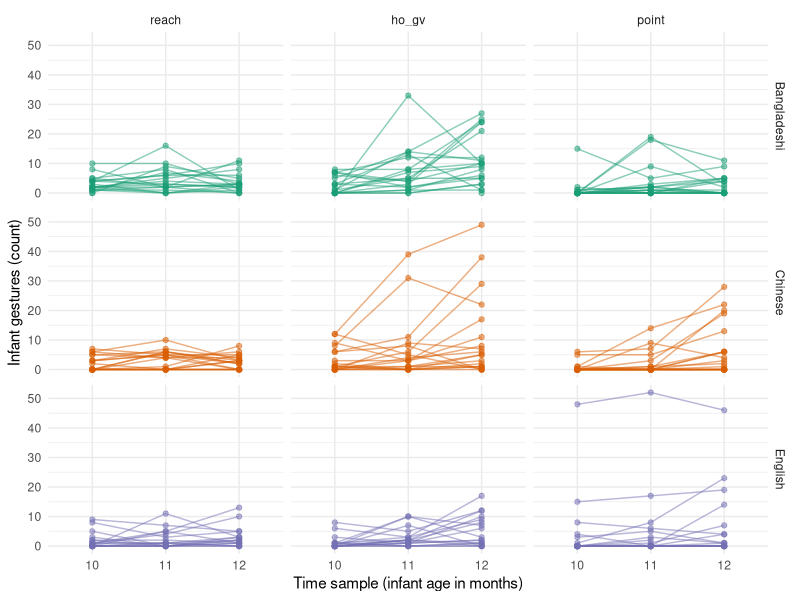
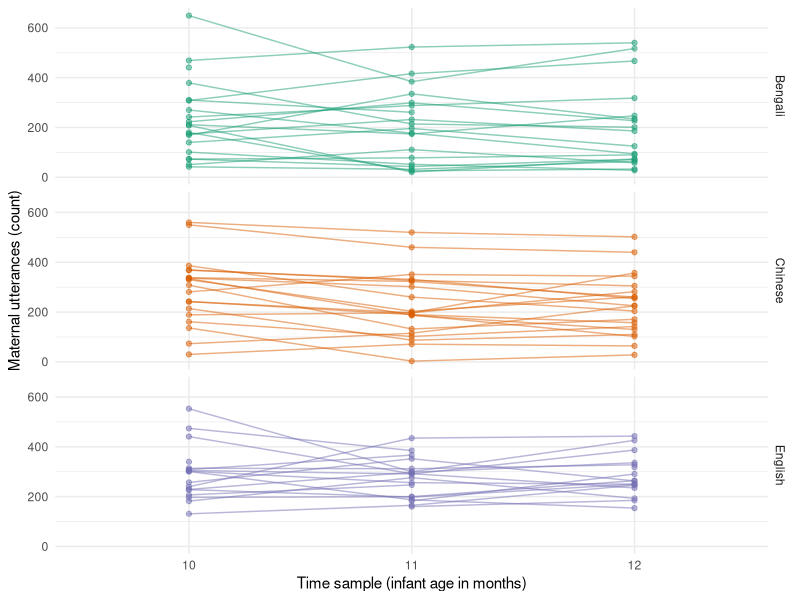
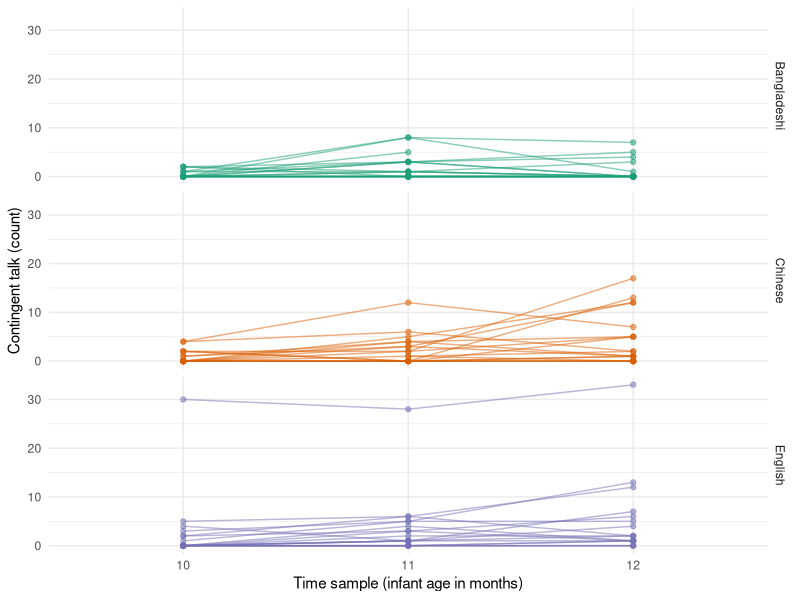
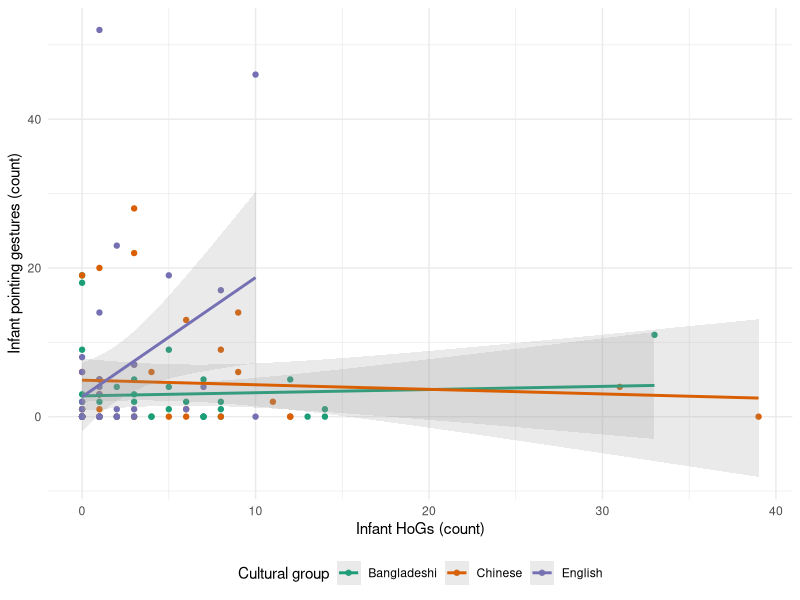
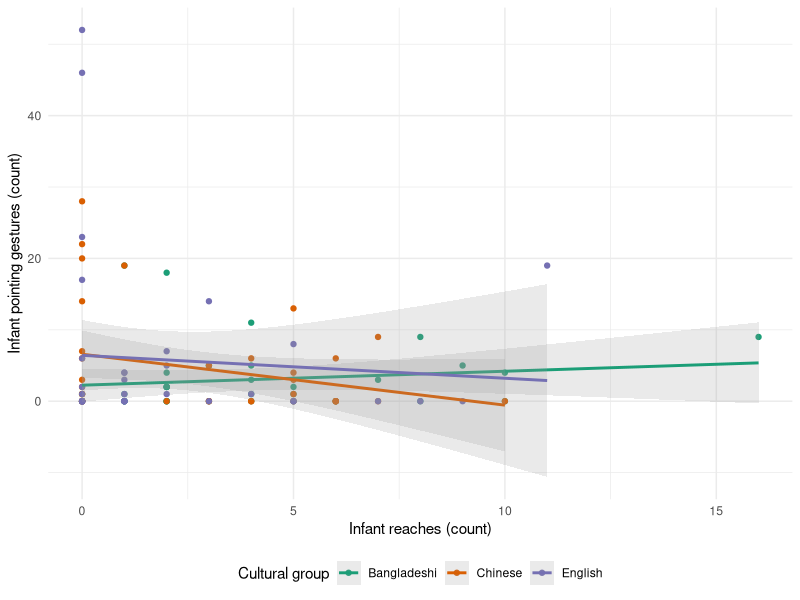
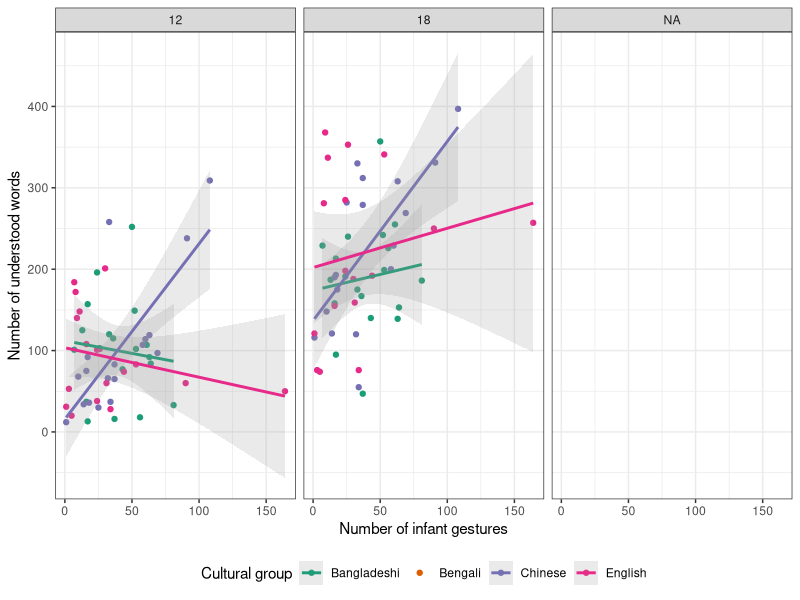
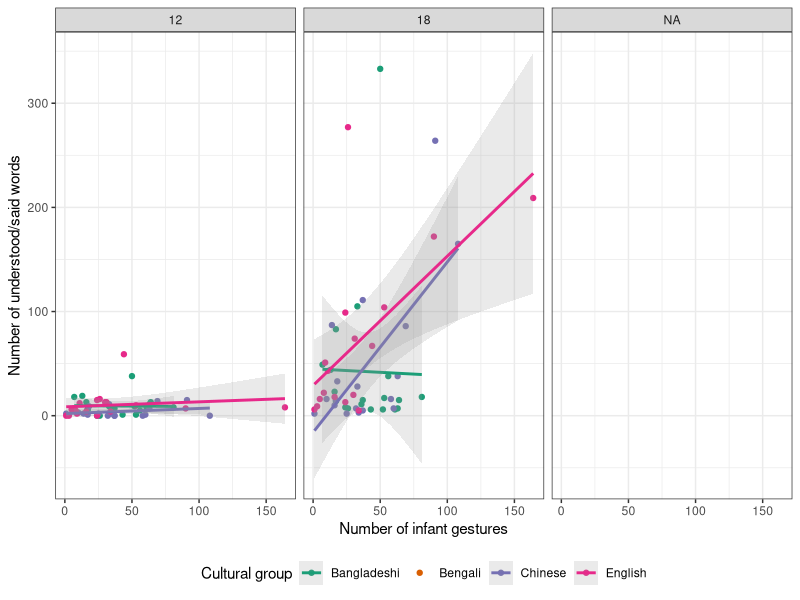
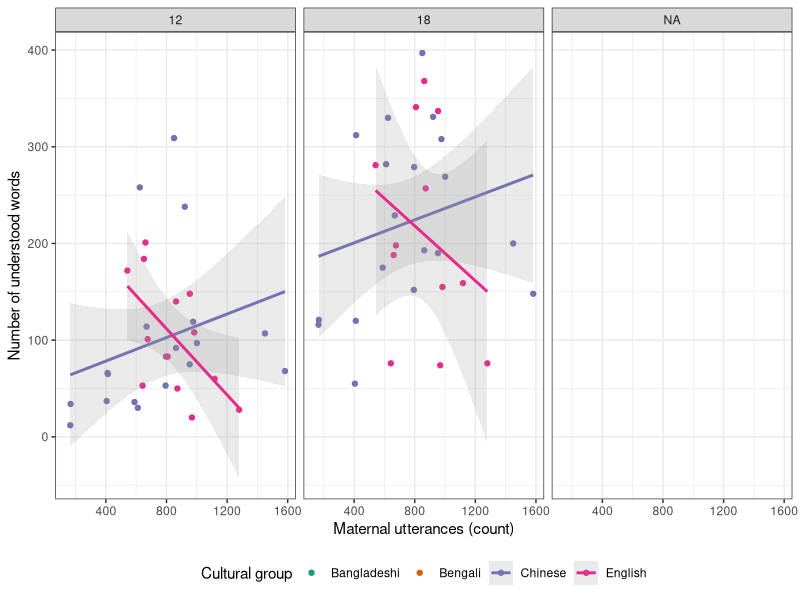

Write R code to recreate these figures, in order.
## ---- chunk 1
knitr::opts_chunk$set(echo = TRUE)
knitr::opts_knit$set(root.dir = normalizePath("../../"))
library(tidyverse)
theme_set(theme_minimal())

img_path <- "./manuscript/figures/img"
## ---- chunk 2
gestures <- read_csv("./data/gestures.csv")

gestures_tot <- gestures %>%
  group_by(dyad, background, months, gesture) %>%
  summarise(
    count = sum(count),
    ct = sum(ct)
  ) %>%
  ungroup() %>%
  mutate(
    gesture = factor(gesture, levels = c("reach", "ho_gv", "point"))
  ) %>%
  mutate_if(is.character, as.factor) %>%
  mutate(
    back_o = ordered(background, levels = c("English", "Bangladeshi", "Chinese"))
  )

contrasts(gestures_tot$back_o) <- "contr.treatment"

utterances <- read_csv("./data/utterances.csv")

# NAs not removed in sum()
utterances_tot <- utterances %>%
  group_by(dyad, background, months) %>%
  summarise(
    utterances = sum(utterances)
  ) %>%
  ungroup() %>%
  mutate_if(is.character, as.factor) %>%
  mutate(
    back_o = ordered(background, levels = c("English", "Bangladeshi", "Chinese"))
  )

contrasts(utterances_tot$back_o) <- "contr.treatment"

hg_tot <- filter(gestures_tot, gesture == "ho_gv")
reach_tot <- filter(gestures_tot, gesture == "reach")
point_tot <- filter(gestures_tot, gesture == "point")
all_tot <- gestures_tot %>%
  group_by(dyad, background, back_o, months) %>%
  summarise(count = sum(count), ct = sum(ct))

hg_point_lead <- gestures_tot %>%
  dplyr::select(-ct) %>%
  spread(gesture, count) %>%
  dplyr::select(-reach) %>%
  group_by(dyad) %>%
  mutate(
    lead_point = lead(point)
  ) %>%
  filter(months != 12)

reach_point_lead <- gestures_tot %>%
  dplyr::select(-ct) %>%
  spread(gesture, count) %>%
  dplyr::select(-ho_gv) %>%
  group_by(dyad) %>%
  mutate(
    lead_point = lead(point)
  ) %>%
  filter(months != 12)

reach_point_lead <- gestures_tot %>%
  dplyr::select(-ct) %>%
  spread(gesture, count) %>%
  dplyr::select(-ho_gv) %>%
  group_by(dyad) %>%
  mutate(
    lead_point = lead(point)
  ) %>%
  filter(months != 12)

ct_point_lead <- gestures_tot %>%
  filter(gesture == "point") %>%
  dplyr::select(-gesture) %>%
  rename(point = count) %>%
  group_by(dyad) %>%
  mutate(
    lead_point = lead(point)
  ) %>%
  filter(months != 12)

utter_point_lead <- gestures_tot %>%
  filter(gesture == "point") %>%
  right_join(y = utterances_tot) %>%
  group_by(dyad) %>%
  mutate(
    lead_point = lead(count)
  ) %>%
  filter(months != 12)

pointing <- gestures_tot %>%
  dplyr::select(-ct) %>%
  spread(gesture, count)

vocab_gest <- gestures_tot %>%
  group_by(dyad, background) %>%
  summarise(count_tot = sum(count), ct_tot = sum(ct))

vocab_utt <- utterances_tot %>%
  group_by(dyad, background) %>%
  summarise(utt_tot = sum(utterances))

vocab <- read_csv("./data/vocab.csv") %>%
  full_join(y = vocab_gest) %>%
  full_join(y = vocab_utt) %>%
  arrange(dyad, months) %>%
  mutate_if(is.character, as.factor)
## ---- chunk 3
gestures_tot %>%
  ggplot(aes(as.factor(months), count, colour = background)) +
  geom_point(alpha = 0.5) +
  geom_line(aes(group = dyad), alpha = 0.5) +
  facet_grid(vars(background), vars(gesture)) +
  scale_color_brewer(type = "qual", palette = "Dark2") +
  labs(
    x = "Time sample (infant age in months)",
    y = "Infant gestures (count)"
  ) +
  theme(legend.position = "none")

ggsave("gest-slope.jpg", path = img_path, width = 6, height = 5)
## ---- chunk 4
utterances_tot %>%
  ggplot(aes(as.factor(months), utterances, colour = background)) +
  geom_point(alpha = 0.5) +
  geom_line(aes(group = dyad), alpha = 0.5) +
  facet_grid(background ~ .) +
  scale_color_brewer(type = "qual", palette = "Dark2") +
  labs(
    x = "Time sample (infant age in months)",
    y = "Maternal utterances (count)"
  ) +
  theme(legend.position = "none")

ggsave("utter-slope.jpg", path = img_path, width = 6, height = 5)
## ---- chunk 5
all_tot %>%
  ggplot(aes(as.factor(months), ct, colour = background)) +
  geom_point(alpha = 0.5) +
  geom_line(aes(group = dyad), alpha = 0.5) +
  facet_grid(background ~ .) +
  scale_color_brewer(type = "qual", palette = "Dark2") +
  labs(
    x = "Time sample (infant age in months)",
    y = "Contingent talk (count)"
  ) +
  theme(legend.position = "none")

ggsave("ct-slope.jpg", path = img_path, width = 6, height = 5)
## ---- chunk 6
hg_point_lead %>%
  ggplot(aes(ho_gv, lead_point, colour = background)) +
  geom_point() +
  geom_smooth(method = "lm", alpha = 0.2) +
  labs(
    x = "Infant HoGs (count)",
    y = "Infant pointing gestures (count)"
  ) +
  scale_color_brewer(type = "qual", palette = "Dark2", name = "Cultural group") +
  theme(legend.position = "bottom")

ggsave("hg-point-lead.jpg", path = img_path, width = 6, height = 5)
## ---- chunk 7
reach_point_lead %>%
  ggplot(aes(reach, lead_point, colour = background)) +
  geom_point() +
  geom_smooth(method = "lm", alpha = 0.2) +
  labs(
    x = "Infant reaches (count)",
    y = "Infant pointing gestures (count)"
  ) +
  scale_color_brewer(type = "qual", palette = "Dark2", name = "Cultural group") +
  theme(legend.position = "bottom")

ggsave("reach-point-lead.jpg", path = img_path, width = 6, height = 5)
## ---- chunk 8
vocab %>%
  ggplot(aes(count_tot, understand, colour = background)) +
  geom_point() +
  geom_smooth(method = "lm", alpha = 0.2) +
  facet_grid(~ months) +
  scale_color_brewer(type = "qual", palette = "Dark2", name = "Cultural group") +
  labs(
    x = "Number of infant gestures",
    y = "Number of understood words"
  ) +
  theme_bw() +
  theme(legend.position = "bottom")

ggsave("compr-gest.jpg", path = img_path, width = 6, height = 5)
## ---- chunk 9
vocab %>%
  ggplot(aes(count_tot, und_say, colour = background)) +
  geom_point() +
  geom_smooth(method = "lm", alpha = 0.2) +
  facet_grid(~ months) +
  scale_color_brewer(type = "qual", palette = "Dark2", name = "Cultural group") +
  labs(
    x = "Number of infant gestures",
    y = "Number of understood/said words"
  ) +
  theme_bw() +
  theme(legend.position = "bottom")

ggsave("prod-gest.jpg", path = img_path, width = 6, height = 5)
## ---- chunk 10
vocab %>%
  ggplot(aes(utt_tot, understand, colour = background)) +
  geom_point() +
  geom_smooth(method = "lm", alpha = 0.2) +
  facet_grid(~ months) +
  scale_color_brewer(type = "qual", palette = "Dark2", name = "Cultural group") +
  labs(
    x = "Maternal utterances (count)",
    y = "Number of understood words"
  ) +
  theme_bw() +
  theme(legend.position = "bottom")

ggsave("compr-utter.jpg", path = img_path, width = 6, height = 5)
## ---- chunk 11
vocab %>%
  ggplot(aes(utt_tot, und_say, colour = background)) +
  geom_point() +
  geom_smooth(method = "lm", alpha = 0.2) +
  facet_grid(~ months) +
  scale_color_brewer(type = "qual", palette = "Dark2", name = "Cultural group") +
  labs(
    x = "Maternal utterances (count)",
    y = "Number of understood/said words"
  ) +
  theme_bw() +
  theme(legend.position = "bottom")

ggsave("prod-utter.jpg", path = img_path, width = 6, height = 5)
## ---- chunk 12
vocab %>%
  filter(ct_tot < 25) %>%
  ggplot(aes(ct_tot, understand, colour = background)) +
  geom_point() +
  geom_smooth(method = "lm", alpha = 0.2) +
  facet_grid(~ months) +
  scale_color_brewer(type = "qual", palette = "Dark2", name = "Cultural group") +
  labs(
    x = "Contingent talk (count)",
    y = "Number of understood words"
  ) +
  theme_bw() +
  theme(legend.position = "bottom")

ggsave("compr-ct.jpg", path = img_path, width = 6, height = 5)
## ---- chunk 13
vocab %>%
  filter(ct_tot < 25) %>%
  ggplot(aes(ct_tot, und_say, colour = background)) +
  geom_point() +
  geom_smooth(method = "lm", alpha = 0.2) +
  facet_grid(~ months) +
  scale_color_brewer(type = "qual", palette = "Dark2", name = "Cultural group") +
  labs(
    x = "Contingent talk (count)",
    y = "Number of understood/said words"
  ) +
  theme_bw() +
  theme(legend.position = "bottom")

ggsave("prod-ct.jpg", path = img_path, width = 6, height = 5)
